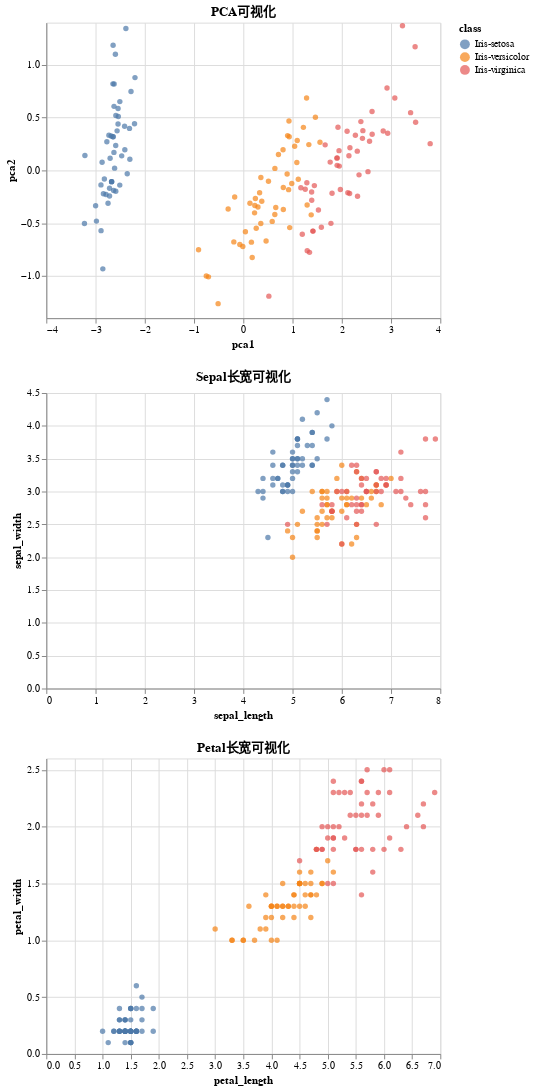

Notebook source saved alongside this figure:
### Code cell
# Combine the three plots into one
alt.vconcat(
    alt.Chart(df)
    .mark_circle()
    .encode(
        x="pca1",
        y="pca2",
        color="class",
    )
    .interactive()
    .properties(title="PCA可视化"),
    alt.Chart(df)
    .mark_circle()
    .encode(
        x="sepal_length",
        y="sepal_width",
        color="class",
    )
    .interactive()
    .properties(title="Sepal长宽可视化"),
    alt.Chart(df)
    .mark_circle()
    .encode(
        x="petal_length",
        y="petal_width",
        color="class",
    )
    .interactive()
    .properties(title="Petal长宽可视化"),
)

### Figure 1 — Vega-Lite specification as saved in the notebook (floating-point values rounded to 4 significant figures; data arrays with more than 128 entries replaced by an {"elided": "..."} marker saying what was removed)
{"config": {"view": {"continuousWidth": 400, "continuousHeight": 300}}, "vconcat": [{"mark": "circle", "encoding": {"color": {"type": "nominal", "field": "class"}, "x": {"type": "quantitative", "field": "pca1"}, "y": {"type": "quantitative", "field": "pca2"}}, "selection": {"selector040": {"type": "interval", "bind": "scales", "encodings": ["x", "y"]}}, "title": "PCA可视化"}, {"mark": "circle", "encoding": {"color": {"type": "nominal", "field": "class"}, "x": {"type": "quantitative", "field": "sepal_length"}, "y": {"type": "quantitative", "field": "sepal_width"}}, "selection": {"selector041": {"type": "interval", "bind": "scales", "encodings": ["x", "y"]}}, "title": "Sepal长宽可视化"}, {"mark": "circle", "encoding": {"color": {"type": "nominal", "field": "class"}, "x": {"type": "quantitative", "field": "petal_length"}, "y": {"type": "quantitative", "field": "petal_width"}}, "selection": {"selector042": {"type": "interval", "bind": "scales", "encodings": ["x", "y"]}}, "title": "Petal长宽可视化"}], "data": {"name": "data-19a1d314375d7ddf25b5b844978600af"}, "$schema": "https://vega.github.io/schema/vega-lite/v4.8.1.json", "datasets": {"data-19a1d314375d7ddf25b5b844978600af": {"elided": "150 records"}}}
